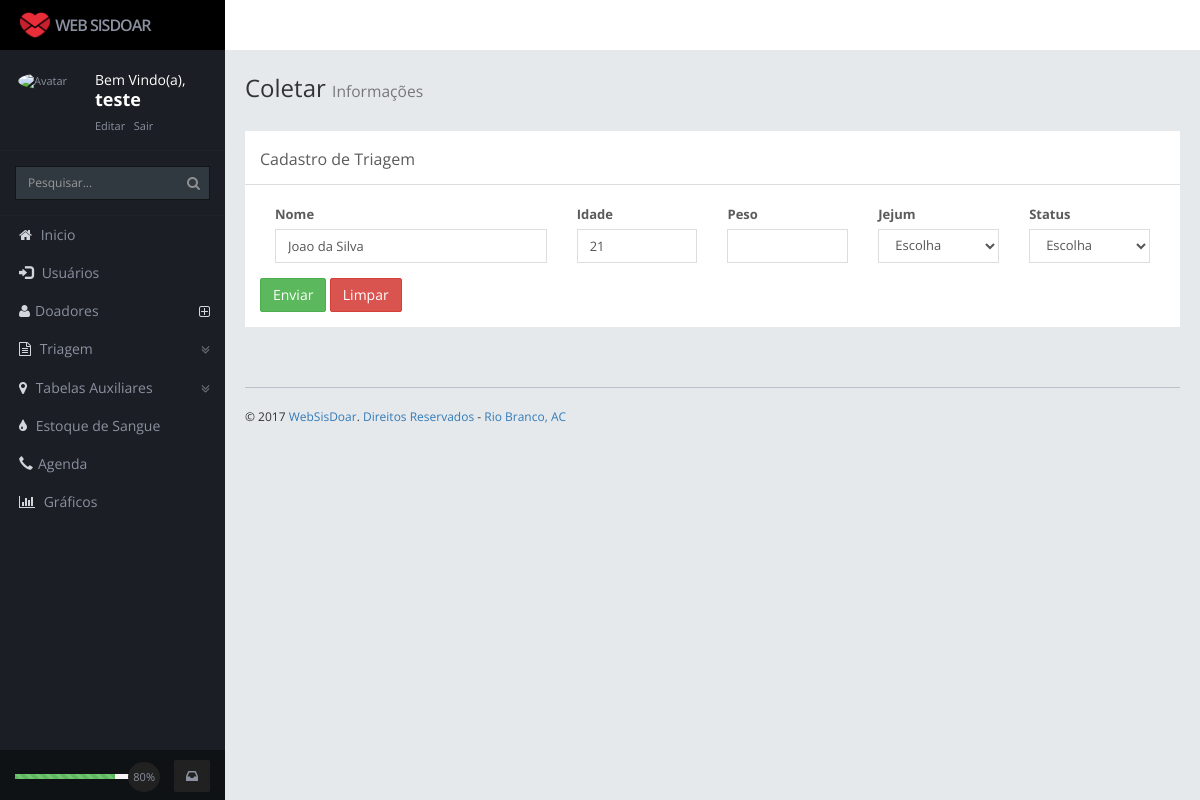
Page /pages/triagem/cadastrar_triagem.php?iddoador=5 (signed in) on the earlier database version.
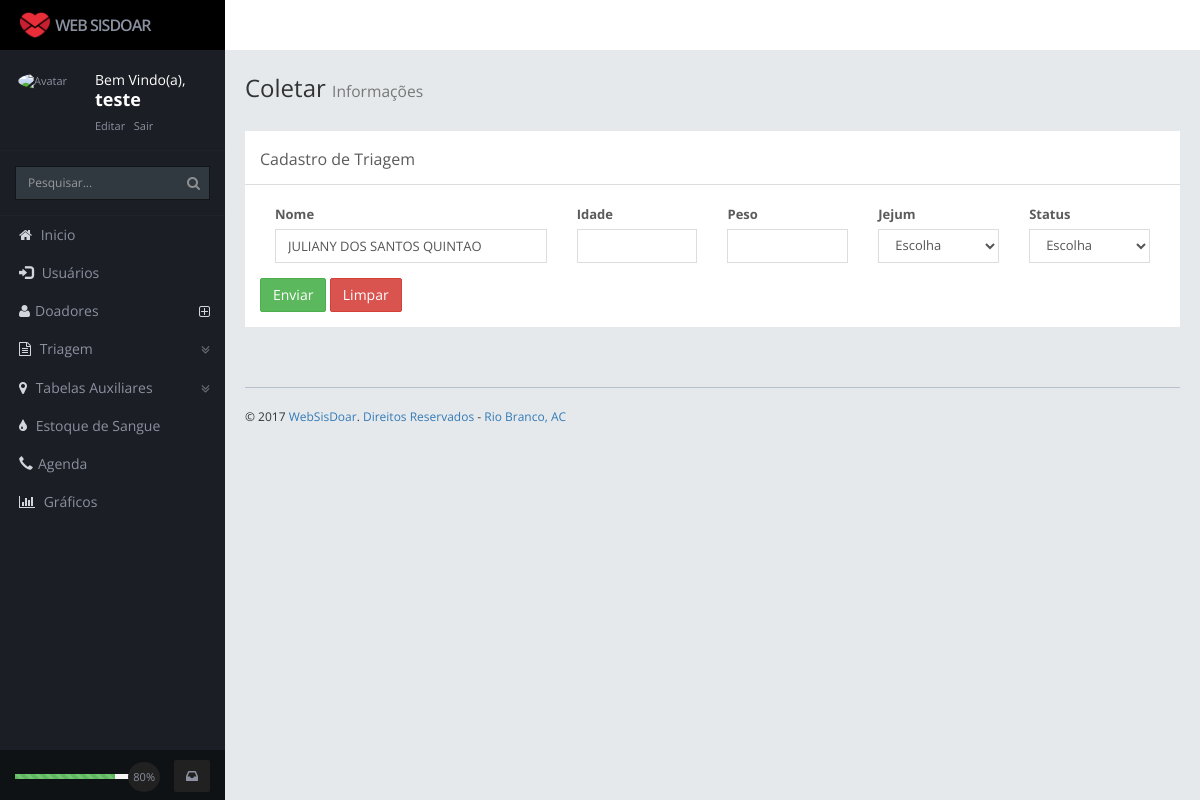
Same page on the later database version.
### tables this page shows
CREATE TABLE `doador` (
  `iddoador` int(11) NOT NULL AUTO_INCREMENT,
  `nome` varchar(60) DEFAULT NULL,
  `data_nascimento` varchar(15) DEFAULT NULL,
  `cpf` varchar(15) DEFAULT NULL,
  `rg` varchar(11) DEFAULT NULL,
  `endereco` varchar(60) DEFAULT NULL,
  `numero` int(11) DEFAULT NULL,
  `bairro` varchar(45) DEFAULT NULL,
  `complemento` varchar(60) DEFAULT NULL,
  `cidade_idcidade` int(11) DEFAULT NULL,
  `tipo_sangue` varchar(2) DEFAULT NULL,
  `fator_rh` varchar(20) DEFAULT NULL COMMENT 'N: Negativo, P: Positivo',
  `idade` int(11) DEFAULT NULL,
  `sexo` varchar(10) DEFAULT NULL,
  `data_registro` varchar(15) DEFAULT NULL,
  `num_sus` int(11) DEFAULT NULL,
  `expeditor` varchar(10) DEFAULT NULL,
  `etnia` varchar(10) DEFAULT NULL,
  `nome_pai` varchar(60) DEFAULT NULL,
  `nome_mae` varchar(60) DEFAULT NULL,
  `estado_civil` varchar(45) DEFAULT NULL,
  `escolaridade` varchar(20) DEFAULT NULL,
  `naturalidade` varchar(45) DEFAULT NULL,
  `agend_hora` time DEFAULT NULL,
  `agend_data` date DEFAULT NULL,
  PRIMARY KEY (`iddoador`),
  KEY `fk_paciente_cidade1_idx` (`cidade_idcidade`),
  CONSTRAINT `fk_paciente_cidade10` FOREIGN KEY (`cidade_idcidade`) REFERENCES `cidade` (`idcidade`) ON DELETE NO ACTION ON UPDATE NO ACTION
);

### pages/triagem/cadastrar_triagem.php (the view, shortened to what this page needs)
<?php
include '../../config/conexao.php';
?>
<!DOCTYPE HTML>
<html land="pt-BR">
    <head>
        <?php
        include '../../layout/cabecalho.php';
        ?>
    </head>
    <body>
        <div class="body content rows scroll-y">
            <div class="page-heading animated fadeInDownBig">
                <h1> Coletar <small> Informações  </small> </h1>
            </div>
            <?php
            if (isset($_GET['iddoador'])) {
                $sql = "SELECT iddoador, nome, truncate(datediff(now(), data_nascimento)/365,0) as 'idade'
                            FROM doador
                            WHERE
                            iddoador='" . $_GET['iddoador'] . "'";
                foreach ($con->query($sql) as $row) {
                    ?>
                    <div class="row">
                        <div class="col-sm-12">
                            <div class="box-info">
                                <h2>Cadastro de Triagem</h2>
                                <div id="basic-form" class="collapse in">
                                    <form role="form" method="post">
                                        <div class="col-lg-12">
                                            <div class="row">
                                                <div class="form-group col-lg-4">
                                                    <label for="nome">Nome</label>
                                                    <input class="form-control"  type="text" id="nome" name="nome" value="<?php echo $row['nome'] ?>" >
                                                </div>
                                                <div class="form-group col-lg-2">
                                                    <label for="idade">Idade</label>
                                                    <input class="form-control"  type="text" id="idade" name="idade" value="<?php echo $row['idade'] ?>"  >
                                                </div>
                                                <div class="form-group col-lg-2">
                                                    <label for="peso">Peso</label>
                                                    <input class="form-control" type="number"  id="peso" name="peso" required="true">
                                                </div>
                                                <div class="form-group col-lg-2">
                                                    <label for="jejum">Jejum</label>
                                                    <select id="jejum" name="jejum" class="form-control">
                                                        <option>Escolha</option>
                                                    </select>
                                                </div>
                                                <div class="form-group col-lg-2">
                                                    <label for="status">Status</label>
                                                    <select id="status" name="status" class="form-control">
                                                        <option>Escolha</option>
                                                    </select>
                                                </div>
                                            </div>
                                        </div>
                                        <button type="button" id="salvar" class="btn btn-success">Enviar</button>
                                        <button type="reset" class=" btn btn-danger">Limpar</button>
                                    </form>
                                </div>
                            </div>
                        </div>
                    </div>
                  <?php
                }
            }
            ?>
            <?php
            include '../../layout/rodape.php';
            ?>
    </body>
</html>

Differences in the rows shown:
changed doador: nome "Joao da Silva" → "JULIANY DOS SANTOS QUINTAO"; idade "21" → (not shown)
